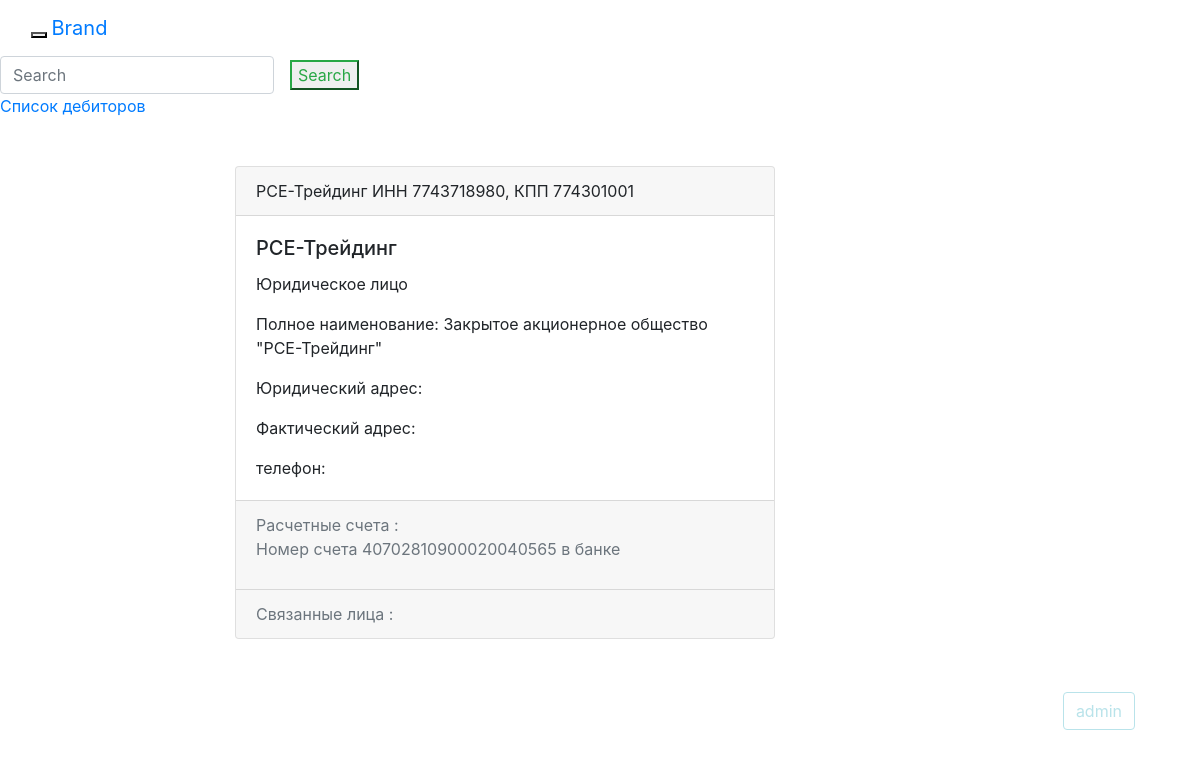
The page /main/debitor/7743718980-774301001/ (signed in) on the database its author committed.
### api/models.py (models this page shows, shortened)
class Debitor(models.Model):
  ur_type = models.ForeignKey(UrType, on_delete=models.CASCADE)
  p_title = models.CharField(max_length= 150, db_index = True)
  title = models.CharField(max_length= 150, db_index = True)
  ur_forma = models.ForeignKey(UrForma, on_delete=models.CASCADE)
  inn = models.CharField(max_length=12, db_index=True, unique= True)
  kpp = models.CharField(max_length=10, db_index=True)
  u_adress = models.CharField(max_length= 150, db_index = True)
  f_adress = models.CharField(max_length= 150, db_index = True, blank = True)
  telef = models.CharField(max_length= 100, db_index = True, blank = True)
  slug = models.SlugField(max_length=50,db_index=True,unique=True)
  class Meta:
    ordering = ['title']

class UrType(models.Model):
  TIP_UR = (('Юридическое лицо', 'ЮрЛицо'), ('Физическое лицо','ФизЛиц'), ('Индивидуальный предприниматель','ИП'),('Нерезидент','НР'),('',''),)
  title = models.CharField(max_length=60, db_index = True, blank = True, choices = TIP_UR)
  short = models.CharField(max_length=10, db_index = True, blank = True)

class Schet(models.Model):
  n_scheta = models.CharField(max_length=40, db_index = True)
  bank = models.ForeignKey(Bank, on_delete=models.CASCADE)
  vlad = models.ForeignKey(Debitor, on_delete=models.CASCADE, null = True)

### main_dz/views.py (the view)
# urls.py: path('debitor/<str:slug>/', DebDetail.as_view(), name ="deb_detail_url"),
class DebDetail(DetailView):
   template_name = 'main_dz/deb_detail.html'
   model = Debitor
   pk_url_kwargs = 'slug'
   context_object_name = 'deb'
   def get_context_data(self, **kwargs):
        context = super().get_context_data(**kwargs)
        context['debs'] = self.model.objects.filter(inn = context['object'].inn).exclude(slug= context['object'].slug)
        context['scheta'] = Schet.objects.filter(vlad= context['object'])
        return context

### main_dz/templates/main_dz/deb_detail.html (shortened to what this page needs)
{% extends 'base.html' %}
{% block content %}
     {% include 'main_dz/includes/deb_card.html' %}
{% endblock %}

### main_dz/templates/main_dz/includes/deb_card.html (shortened to what this page needs)
 <div class="card mb-4">
          <div class = "card-header">
            {{deb.title}} ИНН {{deb.inn}}, КПП  {{deb.kpp}}
          </div>
          <div class = "card-body">
              <h5 class = "card-title"> {{deb.ur_forma.short }} {{deb.title}}</h5>
              <p class="card-text"> {{ deb.ur_type.title}} </p>
              <p class="card-text"> Полное наименование: {{deb.p_title}} </p>
              <p class="card-text"> Юридический адрес: {{deb.u_adress}} </p>
              <p class="card-text"> Фактический адрес: {{deb.f_adress}} </p>
              <p class="card-text"> телефон: {{deb.telef}} </p>
           </div>
       <div class = "card-footer text-muted" >
           Расчетные счета :
         {% for sh in scheta %}
           <p>  Номер счета {{ sh.n_scheta}} в банке  {{  sh.bank.title }}</p>
         {% endfor %}
        </div>
       <div class = "card-footer text-muted" >
           Связанные лица :
        </div>
</div>

### rows shown on the page
Debitor: title "РСЕ-Трейдинг", inn "7743718980", kpp "774301001", ur_type "Юридическое лицо", p_title "Закрытое акционерное общество \"РСЕ-Трейдинг\""
Schet: n_scheta "40702810900020040565"
